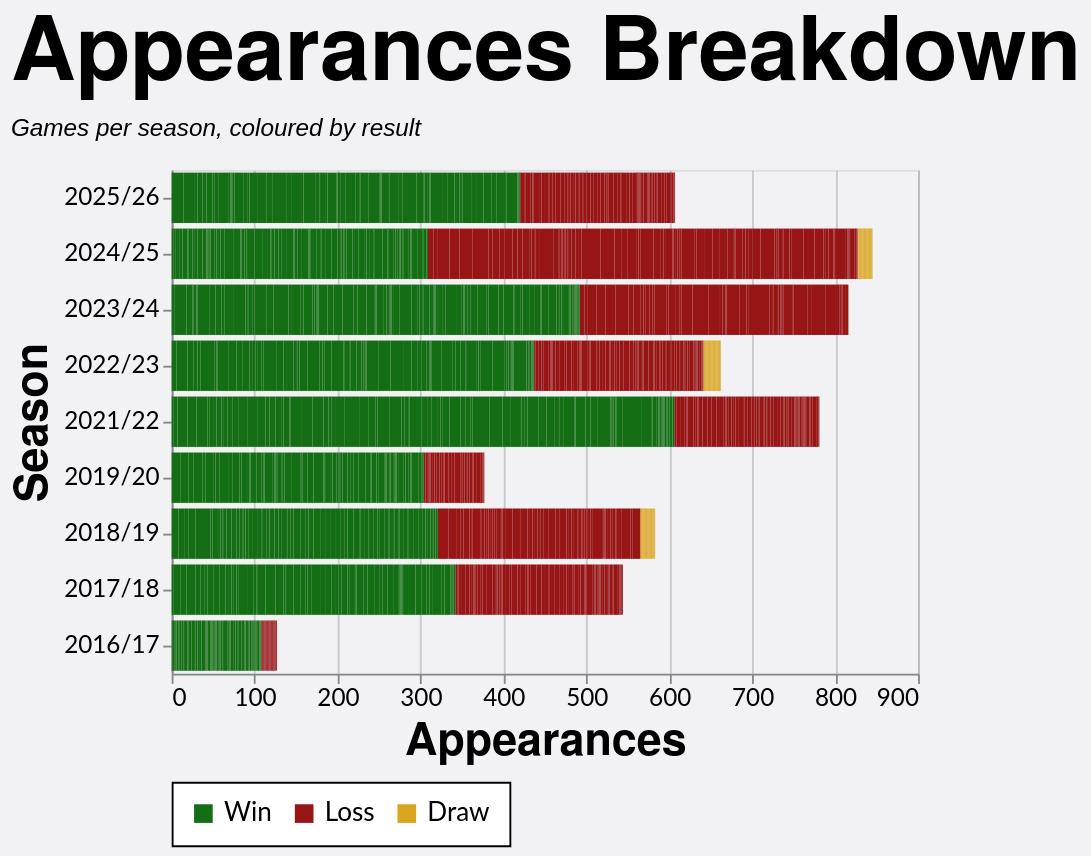

Here is the Vega-Lite specification saved for this chart:
### Vega-Lite specification from a JSON file in a GitHub repository (floating-point values rounded to 4 significant figures; data arrays with more than 128 entries replaced by an {"elided": "..."} marker saying what was removed)
{"config": {"axis": {"labelFont": "Lato, sans-serif", "titleFont": "PT Sans Narrow, Helvetica Neue, Helvetica, Arial, sans-serif", "labelFontSize": 13, "titleFontSize": 24, "gridColor": "#202947", "gridOpacity": 0.2}, "header": {"labelFont": "PT Sans Narrow, Helvetica Neue, Helvetica, Arial, sans-serif", "titleFont": "PT Sans Narrow, Helvetica Neue, Helvetica, Arial, sans-serif", "labelFontSize": 24, "titleFontSize": 28, "labelFontWeight": "bold", "orient": "left"}, "legend": {"labelFont": "Lato, sans-serif", "titleFont": "PT Sans Narrow, Helvetica Neue, Helvetica, Arial, sans-serif", "labelFontSize": 14, "titleFontSize": 16, "titlePadding": 5, "fillColor": "white", "strokeColor": "black", "padding": 10, "titleFontWeight": "lighter", "titleFontStyle": "italic", "titleColor": "gray", "offset": 10}, "title": {"font": "PT Sans Narrow, Helvetica Neue, Helvetica, Arial, sans-serif", "fontSize": 48, "fontWeight": "bold", "anchor": "start", "align": "center", "titlePadding": 20, "subtitlePadding": 10, "subtitleFontSize": 13, "subtitleColor": "", "subtitleFontStyle": "italic", "offset": 15, "color": "black"}, "axisX": {"labelAngle": 0}, "facet": {"title": null, "header": null, "align": {"row": "each", "column": "each"}}, "resolve": {"scale": {"y": "independent", "facet": "independent"}}, "background": "#f2f1f4"}, "data": {"name": "data-a8f95e6c29a2c7b2053c14c3297ff14b"}, "mark": {"type": "bar"}, "encoding": {"color": {"field": "color_value", "legend": {"orient": "bottom", "title": null}, "scale": {"domain": ["Win", "Loss", "Draw"], "range": ["#146f14", "#981515", "goldenrod"]}, "sort": {"field": "sum(apps)", "op": "sum", "order": "descending"}, "type": "nominal"}, "tooltip": [{"field": "player", "title": "Player", "type": "nominal"}, {"field": "season", "title": "Season", "type": "nominal"}, {"field": "color_value", "title": "Group", "type": "nominal"}, {"aggregate": "sum", "field": "apps", "title": "Appearances", "type": "quantitative"}], "x": {"aggregate": "sum", "field": "apps", "title": "Appearances", "type": "quantitative"}, "y": {"field": "season", "sort": {"field": "season_sort", "op": "max", "order": "descending"}, "title": "Season", "type": "nominal"}}, "height": {"step": 30}, "title": {"text": "Appearances Breakdown", "subtitle": "Games per season, coloured by result"}, "width": 400, "$schema": "https://vega.github.io/schema/vega-lite/v5.20.1.json", "datasets": {"data-a8f95e6c29a2c7b2053c14c3297ff14b": {"elided": "2489 records"}}}
